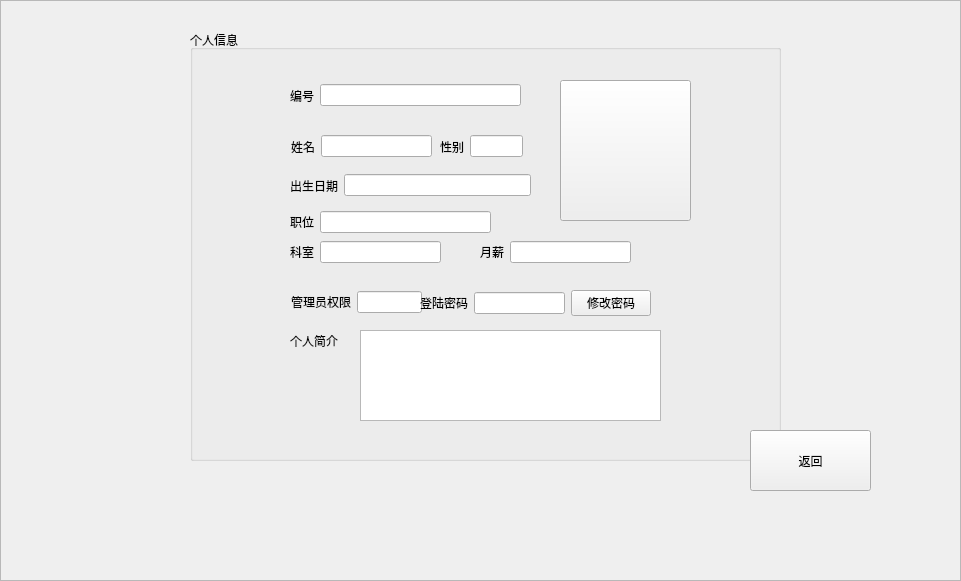
   <widget class="QFrame" name="doctorframe">
    <property name="geometry">
     <rect>
      <x>50</x>
      <y>20</y>
      <width>961</width>
      <height>581</height>
     </rect>
    </property>
    <property name="styleSheet">
     <string notr="true">border-image: url();</string>
    </property>
    <property name="frameShape">
     <enum>QFrame::StyledPanel</enum>
    </property>
    <property name="frameShadow">
     <enum>QFrame::Raised</enum>
    </property>
    <widget class="QGroupBox" name="doctorgroupBox">
     <property name="geometry">
      <rect>
       <x>190</x>
       <y>30</y>
       <width>591</width>
       <height>431</height>
      </rect>
     </property>
     <property name="styleSheet">
      <string notr="true">border-image: url();
font: 75 12pt &quot;黑体&quot;;</string>
     </property>
     <property name="title">
      <string>个人信息</string>
     </property>
     <widget class="QTextEdit" name="dresumetextEdit_6">
      <property name="geometry">
       <rect>
        <x>170</x>
        <y>300</y>
        <width>301</width>
        <height>91</height>
       </rect>
      </property>
      <property name="readOnly">
       <bool>true</bool>
      </property>
     </widget>
     <widget class="QLabel" name="label_23">
      <property name="geometry">
       <rect>
        <x>100</x>
        <y>300</y>
        <width>71</width>
        <height>21</height>
       </rect>
      </property>
      <property name="text">
       <string>个人简介</string>
      </property>
     </widget>
     <widget class="QPushButton" name="picturepushButton">
      <property name="geometry">
       <rect>
        <x>370</x>
        <y>50</y>
        <width>131</width>
        <height>141</height>
       </rect>
      </property>
      <property name="styleSheet">
       <string notr="true">border-image: url(:/new/prefix1/D:/360安全浏览器下载/新建文件夹/213291_094621027_2.jpg);</string>
      </property>
      <property name="text">
       <string/>
      </property>
     </widget>
     <widget class="QWidget" name="layoutWidget">
      <property name="geometry">
       <rect>
        <x>100</x>
        <y>50</y>
        <width>231</width>
        <height>31</height>
       </rect>
      </property>
      <layout class="QHBoxLayout" name="horizontalLayout_2">
       <item>
        <widget class="QLabel" name="label_19">
         <property name="text">
          <string>编号</string>
         </property>
        </widget>
       </item>
       <item>
        <widget class="QLineEdit" name="didlineEdit_12">
         <property name="readOnly">
          <bool>true</bool>
         </property>
        </widget>
       </item>
      </layout>
     </widget>
     <widget class="QWidget" name="layoutWidget">
      <property name="geometry">
       <rect>
        <x>250</x>
        <y>101</y>
        <width>83</width>
        <height>31</height>
       </rect>
      </property>
      <layout class="QHBoxLayout" name="horizontalLayout_4">
       <item>
        <widget class="QLabel" name="label_18">
         <property name="text">
          <string>性别</string>
         </property>
        </widget>
       </item>
       <item>
        <widget class="QLineEdit" name="dsexlineEdit">
         <property name="readOnly">
          <bool>true</bool>
         </property>
        </widget>
       </item>
      </layout>
     </widget>
     <widget class="QWidget" name="layoutWidget">
      <property name="geometry">
       <rect>
        <x>101</x>
        <y>101</y>
        <width>141</width>
        <height>31</height>
       </rect>
      </property>
      <layout class="QHBoxLayout" name="horizontalLayout_3">
       <item>
        <widget class="QLabel" name="label_21">
         <property name="text">
          <string>姓名</string>
         </property>
        </widget>
       </item>
       <item>
        <widget class="QLineEdit" name="dnamelineEdit_8">
         <property name="readOnly">
          <bool>true</bool>
         </property>
        </widget>
       </item>
      </layout>
     </widget>
     <widget class="QWidget" name="layoutWidget">
      <property name="geometry">
       <rect>
        <x>100</x>
        <y>140</y>
        <width>241</width>
        <height>31</height>
       </rect>
      </property>
      <layout class="QHBoxLayout" name="horizontalLayout_5">
       <item>
        <widget class="QLabel" name="label_22">
         <property name="text">
          <string>出生日期</string>
         </property>
        </widget>
       </item>
       <item>
        <widget class="QLineEdit" name="dbirthlineEdit_11">
         <property name="readOnly">
          <bool>true</bool>
         </property>
        </widget>
       </item>
      </layout>
     </widget>
     <widget class="QWidget" name="layoutWidget">
      <property name="geometry">
       <rect>
        <x>100</x>
        <y>180</y>
        <width>201</width>
        <height>24</height>
       </rect>
      </property>
      <layout class="QHBoxLayout" name="horizontalLayout_6">
       <item>
        <widget class="QLabel" name="label_24">
         <property name="text">
          <string>职位</string>
         </property>
        </widget>
       </item>
       <item>
        <widget class="QLineEdit" name="dpostlineEdit"/>
       </item>
      </layout>
     </widget>
     <widget class="QWidget" name="layoutWidget">
      <property name="geometry">
       <rect>
        <x>100</x>
        <y>210</y>
        <width>151</width>
        <height>24</height>
       </rect>
      </property>
      <layout class="QHBoxLayout" name="horizontalLayout_7">
       <item>
        <widget class="QLabel" name="label_20">
         <property name="text">
          <string>科室</string>
         </property>
        </widget>
       </item>
       <item>
        <widget class="QLineEdit" name="ddepartlineEdit_9">
         <property name="readOnly">
          <bool>true</bool>
         </property>
        </widget>
       </item>
      </layout>
     </widget>
     <widget class="QWidget" name="layoutWidget">
      <property name="geometry">
       <rect>
        <x>290</x>
        <y>210</y>
        <width>151</width>
        <height>24</height>
       </rect>
      </property>
      <layout class="QHBoxLayout" name="horizontalLayout_8">
       <item>
        <widget class="QLabel" name="label_25">
         <property name="text">
          <string>月薪</string>
         </property>
        </widget>
       </item>
       <item>
        <widget class="QLineEdit" name="dpaylineEdit"/>
       </item>
      </layout>
     </widget>
     <widget class="QWidget" name="layoutWidget">
      <property name="geometry">
       <rect>
        <x>101</x>
        <y>260</y>
        <width>131</width>
        <height>24</height>
       </rect>
      </property>
      <layout class="QHBoxLayout" name="horizontalLayout_9">
       <item>
        <widget class="QLabel" name="label_17">
         <property name="text">
          <string>管理员权限</string>
         </property>
        </widget>
       </item>
       <item>
        <widget class="QLineEdit" name="drightlineEdit_7">
         <property name="readOnly">
          <bool>true</bool>
         </property>
        </widget>
       </item>
      </layout>
     </widget>
     <widget class="QWidget" name="layoutWidget">
      <property name="geometry">
       <rect>
        <x>230</x>
        <y>260</y>
        <width>231</width>
        <height>26</height>
       </rect>
      </property>
      <layout class="QHBoxLayout" name="horizontalLayout_11">
       <item>
        <layout class="QHBoxLayout" name="horizontalLayout_10">
         <item>
          <widget class="QLabel" name="label_16">
           <property name="text">
            <string>登陆密码</string>
           </property>
          </widget>
         </item>
         <item>
          <widget class="QLineEdit" name="dpasswordlineEdit_10">
           <property name="readOnly">
            <bool>true</bool>
           </property>
          </widget>
         </item>
        </layout>
       </item>
       <item>
        <widget class="QPushButton" name="zl_queren">
         <property name="text">
          <string>修改密码</string>
         </property>
        </widget>
       </item>
      </layout>
     </widget>
     <zorder>layoutWidget</zorder>
     <zorder>layoutWidget</zorder>
     <zorder>layoutWidget</zorder>
     <zorder>layoutWidget</zorder>
     <zorder>layoutWidget</zorder>
     <zorder>layoutWidget</zorder>
     <zorder>layoutWidget</zorder>
     <zorder>layoutWidget</zorder>
     <zorder>layoutWidget</zorder>
     <zorder>dresumetextEdit_6</zorder>
     <zorder>label_23</zorder>
     <zorder>picturepushButton</zorder>
    </widget>
    <widget class="QPushButton" name="zl_fanhui">
     <property name="geometry">
      <rect>
       <x>750</x>
       <y>430</y>
       <width>121</width>
       <height>61</height>
      </rect>
     </property>
     <property name="styleSheet">
      <string notr="true">border-image: url();
font: italic 12pt &quot;黑体&quot;;</string>
     </property>
     <property name="text">
      <string>返回</string>
     </property>
    </widget>
    <zorder>doctorgroupBox</zorder>
    <zorder>zl_fanhui</zorder>
    <zorder>mainframe</zorder>
   </widget>
